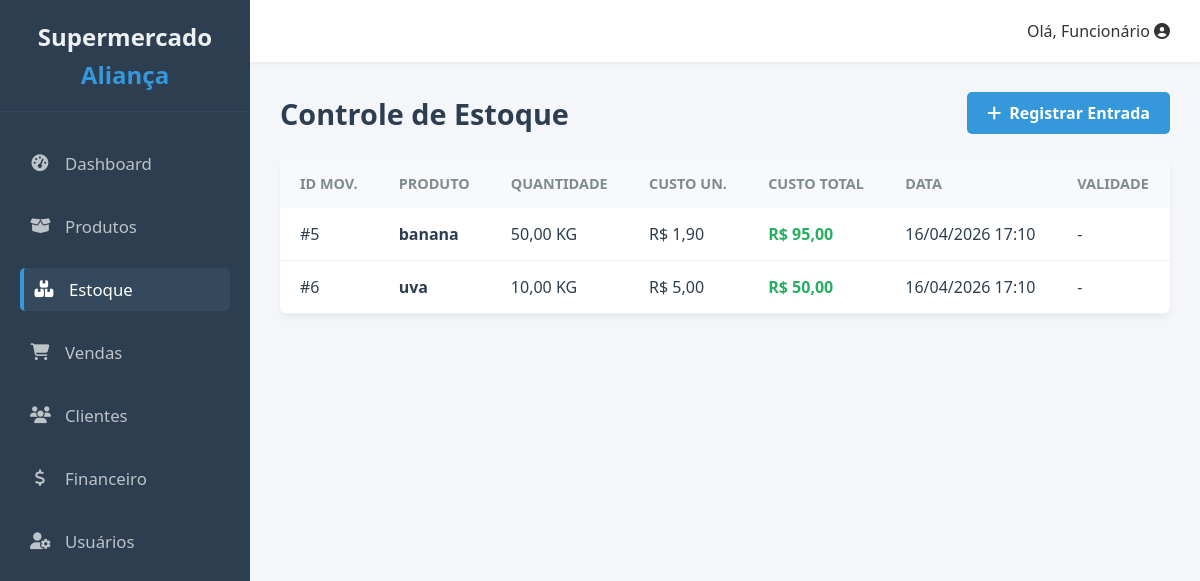
Page /estoque/ on the earlier database version.
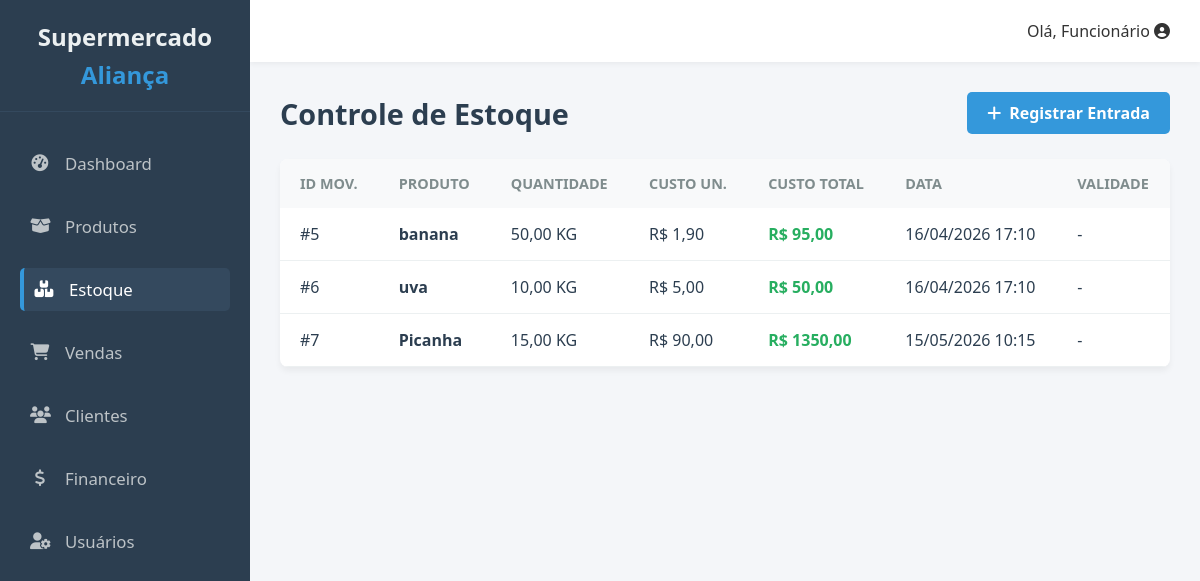
Same page on the later database version.
### estoque/models.py (models this page shows, shortened)
class Estoque(models.Model):
    produto = models.ForeignKey(Produto, on_delete=models.CASCADE) #Relacionamento com Produto (chave estrangeira).
    UNIDADES = [ #ista de opções para unidade de medida.
    ('UN', 'Unidade'),
    ('KG', 'Quilograma'),
    ('L', 'Litro'),
    ('M', 'Metro'),
    ]
    unidade_medida = models.CharField(max_length=5, choices=UNIDADES) #Campo de texto com opções limitadas.
    quantidade = models.DecimalField(max_digits=10, decimal_places=2) #Campo numérico com casas decimais.
    preco_unitario = models.DecimalField(max_digits=10, decimal_places=2, default=0) #Preço por unidade do produto. default=0 evita erros se não prencher.
    preco_total = models.DecimalField(max_digits=12, decimal_places=2, default=0) #Campo para armazenar o valor total.
    atualizado_em = models.DateTimeField(auto_now=True) #Data automática de atualização.
    data_validade = models.DateField(null=True, blank=True)

### produtos/models.py (models this page shows, shortened)
class Produto(models.Model): #Criamos uma classe produto e o models.Model diz pro db que isso é uma tabela
    nome = models.CharField(max_length=150) #Campo de texto curto (VARCHAR no banco) e limita 150 caracteres
    descricao = models.TextField() #Text igual um vachar sem limite fixo
    preco = models.DecimalField(max_digits=10, decimal_places=2)#Campo para valores monetários , max_digits=10 total de digitos , decimal_places=2 casas decimais
    sku = models.CharField(max_length=50, unique=True, blank=True) #Codigo do produto, unique=True pra não repetir o cod, blank=True pode ser vazio no forms
    ativo = models.BooleanField(default=True) #Campo verdadeiro ou falso, default=True : quando cria, já vem ativo automaticamente

### estoque/views.py (the view)
# urls.py: path('estoque/', include('estoque.urls')),
def estoque(request):
    lista_estoque = Estoque.objects.all()
    return render(request, 'estoque.html', {'estoque': lista_estoque})

### estoque/templates/estoque.html (shortened to what this page needs)
<!DOCTYPE html>
<html lang="pt-BR">
<head>
    <link rel="stylesheet" href="https://cdnjs.cloudflare.com/ajax/libs/font-awesome/6.4.0/css/all.min.css">
</head>
<body>
    <aside class="sidebar">
        <div class="sidebar-header">
            <h2>Supermercado<span>Aliança</span></h2>
        </div>
        <ul class="sidebar-menu">
            <li><a href="/"><i class="fas fa-tachometer-alt"></i> Dashboard</a></li>
            <li><a href="/produtos/"><i class="fas fa-box-open"></i> Produtos</a></li>
            <li><a href="/estoque/" class="active"><i class="fas fa-boxes"></i> Estoque</a></li>
            <li><a href="/vendas/"><i class="fas fa-shopping-cart"></i> Vendas</a></li>
            <li><a href="/clientes/"><i class="fas fa-users"></i> Clientes</a></li>
            <li><a href="/financeiro/"><i class="fas fa-dollar-sign"></i> Financeiro</a></li>
            <li><a href="/usuarios/"><i class="fas fa-user-cog"></i> Usuários</a></li>
        </ul>
    </aside>
    <main class="main-content">
        <header class="top-header">
            <div class="user-info"><span>Olá, Funcionário</span> <i class="fas fa-user-circle"></i></div>
        </header>
        <section class="page-content">
            <div class="page-header">
                <h1>Controle de Estoque</h1>
                <a href="/estoque/new/" class="btn-primary"><i class="fas fa-plus"></i> Registrar Entrada</a>
            </div>
            <div class="table-container">
                <table>
                    <thead>
                        <tr>
                            <th>ID Mov.</th>
                            <th>Produto</th>
                            <th>Quantidade</th>
                            <th>Custo Un.</th>
                            <th>Custo Total</th>
                            <th>Data</th>
                            <th>Validade</th>
                        </tr>
                    </thead>
                    <tbody>
                        {% for item in estoque %}
                        <tr>
                            <td>#{{ item.id }}</td>
                            <td style="font-weight: bold;">{{ item.produto.nome }}</td>
                            <td>{{ item.quantidade }} {{ item.unidade_medida }}</td>
                            <td>R$ {{ item.preco_unitario }}</td>
                            <td class="destaque-valor">R$ {{ item.preco_total }}</td>
                            <td>{{ item.atualizado_em|date:"d/m/Y H:i" }}</td>
                            <td>{{ item.data_validade|date:"d/m/Y"|default:"-" }}</td>
                        </tr>
                        {% empty %}
                        <tr>
                            <td colspan="6" style="text-align: center; padding: 20px;">Nenhum registro de estoque.</td>
                        </tr>
                        {% endfor %}
                    </tbody>
                </table>
            </div>
        </section>
    </main>
</body>
</html>

Differences in the rows shown:
added Estoque: id "7", produto.nome "Picanha", quantidade "15,00", unidade_medida "KG", preco_unitario "90,00", preco_total "1350,00", atualizado_em "15/05/2026 10:15", data_validade "-"
